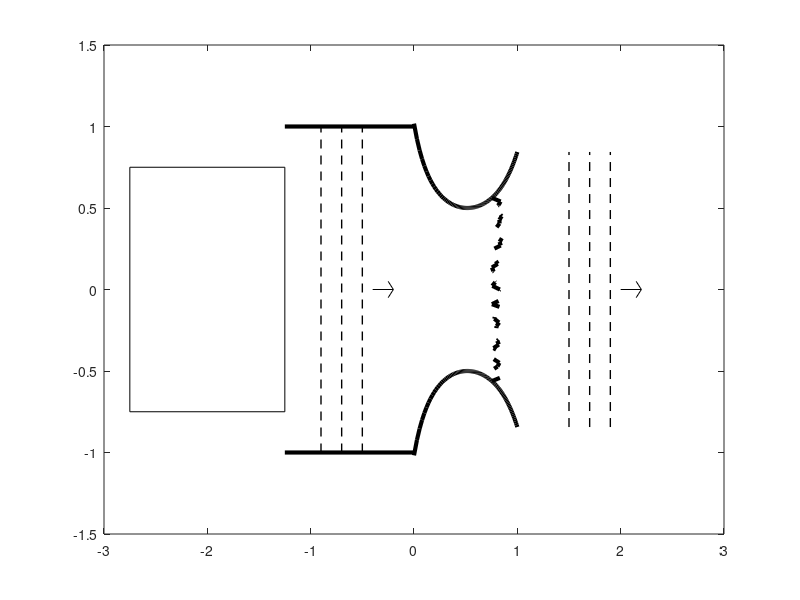

The MATLAB source for this figure: (Note: this script raises an error after producing the figure.)
function[] = makeCartoon()
	close all;
	h = figure();
	set(h, 'position', [0 0 600, 300]);
%	Generate the nozzle profile
	M_a = 0.3;
	M_b = 2.0;
	N = 101;
	delta = 0.2;
	eps = 0.1;
	gamma = 1.4;
	gm1 = gamma - 1;
	gp1 = gamma + 1;
	gm1o2 = gm1/2;
	gp1o2 = gp1/2;
	xihat = linspace(gp1o2*M_a^2/(1+gm1o2*M_a^2), gp1o2*M_b^2/(1+gm1o2*M_b^2), N);
	M = sqrt(2/gp1*xihat./(1-gm1/gp1.*xihat));
	A = (gp1o2).^(-gp1o2/gm1)*(1+gm1o2.*M.*M).^(gp1o2/gm1)./M;
	xi = sqrt(xihat);
	xi = xi - min(xi');
	xi = xi./max(xi);

%	Plot the nozzle
	plot(xi, A/2, 'k-', 'LineWidth', 3);
	hold on;
	plot(xi, -A/2, 'k-', 'LineWidth', 3);	
%	And some upstream piping
	plot([-1.25,0], [1, 1], 'k-', 'LineWidth', 3);
	plot([-1.25,0], -[1, 1], 'k-', 'LineWidth', 3);

%	Add a shock in the downstream portion of the nozzle
	Ny = 51;
	x = xi(64)*ones(Ny,1);
	x(2:Ny-1) = x(2:Ny-1) + eps*rand(Ny-2,1);
	y = linspace(A(64)/2, -A(64)/2, Ny)';
	plot(x, y, 'k--', 'LineWidth', 3);
	
%	Plot some waves entering
	plot([-.5-0*delta, -.5-0*delta], [-1, 1], 'k--', 'LineWidth', 1);
	plot([-.5-1*delta, -.5-1*delta], [-1, 1], 'k--', 'LineWidth', 1);
	plot([-.5-2*delta, -.5-2*delta], [-1, 1], 'k--', 'LineWidth', 1);

%	Plot some waves coming out
	plot([1.5+0*delta, 1.5+0*delta], A(N)/2*[-1, 1], 'k--', 'LineWidth', 1);
	plot([1.5+1*delta, 1.5+1*delta], A(N)/2*[-1, 1], 'k--', 'LineWidth', 1);
	plot([1.5+2*delta, 1.5+2*delta], A(N)/2*[-1, 1], 'k--', 'LineWidth', 1);

%	Plot arrows indicating wave direction
	plot([-.4, -.2], [0, 0], 'k-');
	plot([-.2, -.25], [0, 0.05], 'k-');
	plot([-.2, -.25], [0, -0.05], 'k-');

%	
	plot([2, 2.2], [0, 0], 'k-');
	plot([2.2, 2.15], [0, 0.05], 'k-');
	plot([2.2, 2.15], [0, -0.05], 'k-');

%	Put a box around the flamelet
	plot([-2.75, -1.25], [-0.75, -0.75], 'k-');
	plot([-2.75, -1.25], [0.75, 0.75], 'k-');
	plot([-1.25, -1.25], [0.75, -0.75], 'k-');
	plot([-2.75, -2.75], [0.75, -0.75], 'k-');

%	Plot the T-Z curve to represent the flamelet
	data = load('../lowStrain/lowStrain.CH4')';
	xnorm = data(:,1);
	ynorm = data(:,2);
	xnorm = xnorm - min(xnorm);
	ynorm = ynorm - min(ynorm);
	xnorm = xnorm./max(xnorm);
	ynorm = ynorm./max(ynorm);
	xnorm = xnorm*1.5 - 2.75;
	ynorm  = ynorm*1.5 - 0.75;
	plot(xnorm, ynorm);
	plot(xnorm(150), ynorm(150), 'o');

%	Formatting crap
	set(0, 'defaultTextInterpreter', 'LaTeX');

%	Label the entry and exit states
	text(0, -1.25, '$a$', 'FontSize', 14)
	text(xi(64), -1.25, '$b$', 'FontSize', 14)
	text(1, -1.25, '$c$', 'FontSize', 14)

%	Label the entry and exit perturbation types
	text(-.5-delta, -1.25, '$\xi_a$', 'FontSize', 14);
	text(1.5+delta, -1.25, '$\pi_c^+$', 'FontSize', 14);

%	Label the flamelet
	text(-2.25, 0.5, '$\bar{p}_0, \bar{T}_0$','FontSize', 14);
	text(-2.5, 0.9, 'Flamelet','FontSize', 14);
	text(-2.1, -0.9, '$Z$', 'FontSize', 14);	
	text(-3, 0, '$T$', 'FontSize', 14);	
	text(-1.8, -0.2, '$\bar{Z}$', 'FontSize', 14);

%	Formatting
	axis equal;
	axis([-3,3, -1.5, 1.5])
	axis off;
end
